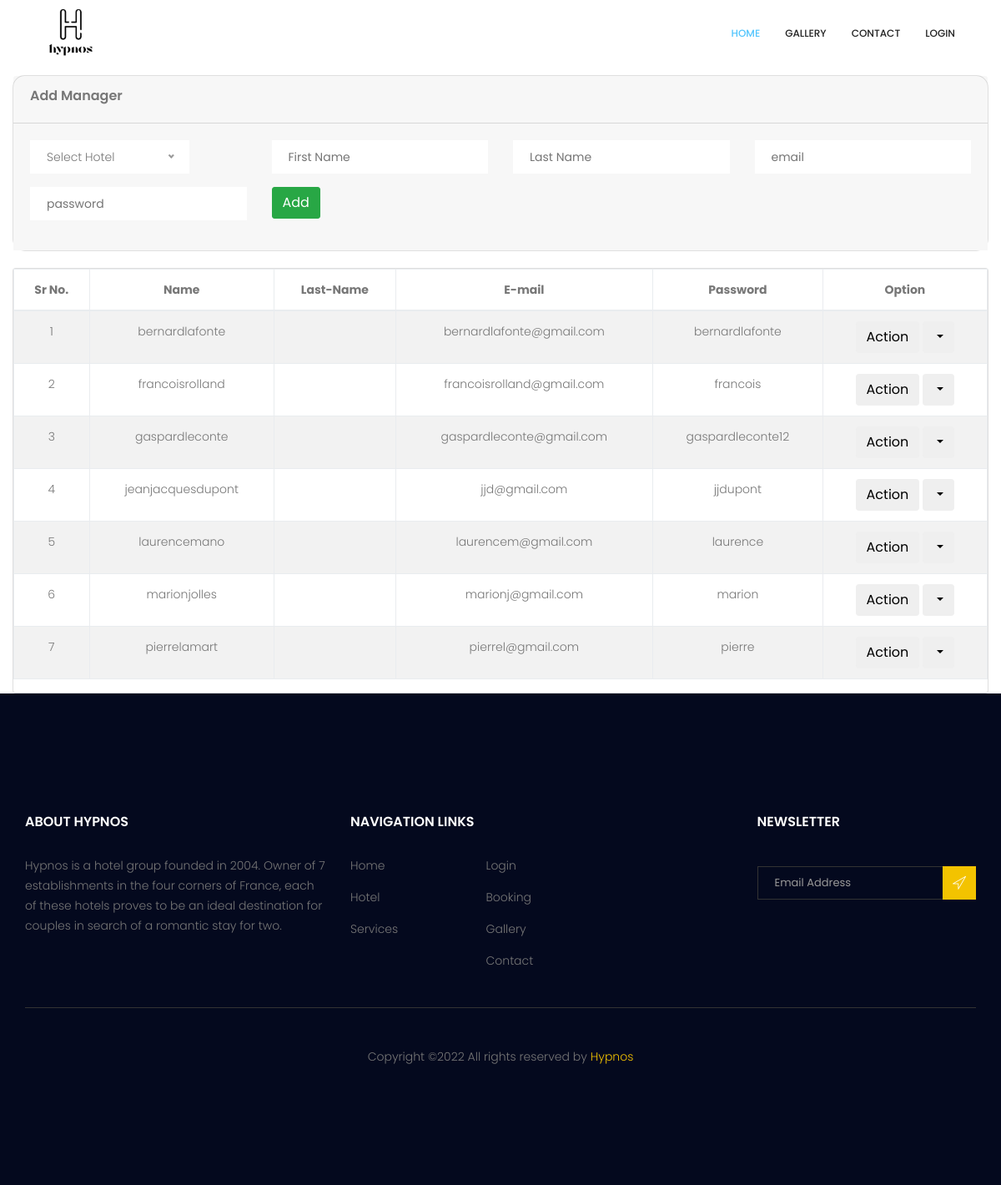
/manager.php, run on the app's committed database.
### tables this page shows
CREATE TABLE `user` (
  `id` int(11) NOT NULL,
  `group_id` int(11) NOT NULL,
  `mh` int(111) NOT NULL,
  `first_name` varchar(111) NOT NULL,
  `last_name` varchar(111) NOT NULL,
  `type` varchar(111) NOT NULL,
  `email` varchar(111) NOT NULL,
  `password` varchar(111) NOT NULL,
  `contact` int(111) NOT NULL,
  `is_deleted` int(111) NOT NULL,
  `is_updated` int(111) NOT NULL,
  `created_on` int(111) NOT NULL,
  `updated_on` int(111) NOT NULL
);

### manager.php (the view, shortened to what this page needs)
<?php
include('db/db.php');
?>
<!doctype html>
<html lang="en">
    <head>
        <link rel="stylesheet" href="css/bootstrap.css">
        <link rel="stylesheet" href="vendors/linericon/style.css">
        <link rel="stylesheet" href="css/font-awesome.min.css">
        <link rel="stylesheet" href="vendors/owl-carousel/owl.carousel.min.css">
        <link rel="stylesheet" href="vendors/bootstrap-datepicker/bootstrap-datetimepicker.min.css">
        <link rel="stylesheet" href="vendors/nice-select/css/nice-select.css">
        <link rel="stylesheet" href="vendors/owl-carousel/owl.carousel.min.css">
        <link rel="stylesheet" href="css/style.css">
        <link rel="stylesheet" href="css/responsive.css">
    </head>
    <body>
 <?php include('common/header.php');?>
    <section class="content">
      <div class="container-fluid">
        <div class="row">
          <div class="col-12">
              <div class="card" style="margin-top:90px;width: 100%;border-radius: 15px;">
              <div class="card-header"><h5>Add Manager</h5></div>
              <div class="card-body"style="background-color: #f7f7f7;">
                 <form id="quickForm" action="" method="POST">
                  <div class="row">
                      <div class="col-lg-3">
                          <div class="default-select" id="default-select">
                            </div>
                      </div>
                      <div class="col-lg-3">
                        <div class="form-group ">
                           <input type="text" name="first_name" placeholder="First Name" onfocus="this.placeholder = ''" onblur="this.placeholder = 'First Name'" required class="single-input">
                        </div>
                     </div>
                     <div class="col-lg-3">
                        <div class="form-group ">
                           <input type="text" name="last_name" placeholder="Last Name" onfocus="this.placeholder = ''" onblur="this.placeholder = 'Last Name'" required class="single-input">
                        </div>
                     </div>
                     <div class="col-lg-3">
                        <div class="form-group ">
                          <input type="text" name="email" placeholder="email" onfocus="this.placeholder = ''" onblur="this.placeholder = 'email'" required class="single-input">
                        </div>
                     </div>
                     <div class="col-lg-3">
                        <div class="form-group ">
                          <input type="text" name="password" placeholder="password" onfocus="this.placeholder = ''" onblur="this.placeholder = 'password'" required class="single-input">
                        </div>
                     </div>
                    <div class="col-lg-6">
                         <div class="form-group">
                              <input type="submit"  name="btnsubmit"    value="Add" class="btn btn-success radius">
                          </div>
                    </div>
              </form>
        </div>
      </div>
    </div>
          </div>
        </div>
    </section>
    <section class="content">
      <div class="container-fluid">
        <div class="row">
          <div class="col-12">
               <div class="card" style="margin-top:20px;">
              <div class="">
             <div>
                <table id="example1" class="table table-bordered table-striped">
                  <thead>
                  <tr align="center">
                    <th>Sr No.</th>
                    <th>Name</th>
                    <th>Last-Name</th>
                    <th>E-mail</th>
                    <th>Password</th>
                    <th>Option</th>
                  </tr>
                  </thead>
                  <tbody>
                        <?php
                        $sql="Select * FROM user WHERE type='MANAGER' AND is_deleted=0";
                        $result = mysqli_query($con, $sql);
                        if ($result)
                        {
                          if (mysqli_num_rows($result)>0)
                              { $Sr=1;
                              While($row=mysqli_fetch_array($result))
                        { ?>
                                <tr style="width: 100%" align="center">
                                    <td ><?php echo  $Sr++; ?></td>
                                    <td><?Php echo  $row['first_name'];?></td>
                                    <td><?Php echo  $row['last_name']; ?></td>
                                    <td><?Php echo  $row['email']; ?></td>
                                    <td><?Php echo  $row['password']; ?></td>
                                    <td>
                                      <div class="button-group-area mt-10">
                                              <button type="button" class="btn btn-default">Action</button>
                                              <button type="button" class="btn btn-default dropdown-toggle dropdown-hover dropdown-icon"
                                              data-toggle="dropdown">
                                              </button>
                                        </div>
                                      </td>
                                  </tr>
                              <?php
                              }
                            }
                          }?>
                 </tbody>
                </table>
                </div>
              </div>
            </div>
          </div>
        </div>
      </div>
    </section>
<?php include('common/footer.php');?>
</body>
</html>

### css/style.css (style rules this page uses)
body { line-height: 24px; font-size: 14px; font-family: "Poppins", sans-serif; font-weight: 300; color: #777777; }
section { background: #fff; }
h1, h2, h3, h4, h5, h6 { font-family: "Poppins", sans-serif; font-weight: 600; }
.button-group-area { margin-top: 15px; }
.button-group-area:nth-child(odd) { margin-top: 40px; }
.button-group-area:first-child { margin-top: 0px; }
.radius { border-radius: 3px; }
h5 { font-size: 16px; }
h1, h2, h3, h4, h5, h6 { line-height: 1.5em; }
.single-input { display: block; width: 100%; line-height: 40px; border: none; outline: none; background: #fff; padding: 0 20px; }
.default-select { height: 40px; }
.mt-10 { margin-top: 10px; }

### data on the page
user: first_name "bernardlafonte", email "bernardlafonte@gmail.com", password "bernardlafonte"
user: first_name "francoisrolland", email "francoisrolland@gmail.com", password "francois"
user: first_name "gaspardleconte", email "gaspardleconte@gmail.com", password "gaspardleconte12"
user: first_name "jeanjacquesdupont", email "jjd@gmail.com", password "jjdupont"
user: first_name "laurencemano", email "laurencem@gmail.com", password "laurence"
user: first_name "marionjolles", email "marionj@gmail.com", password "marion"
user: first_name "pierrelamart", email "pierrel@gmail.com", password "pierre"
